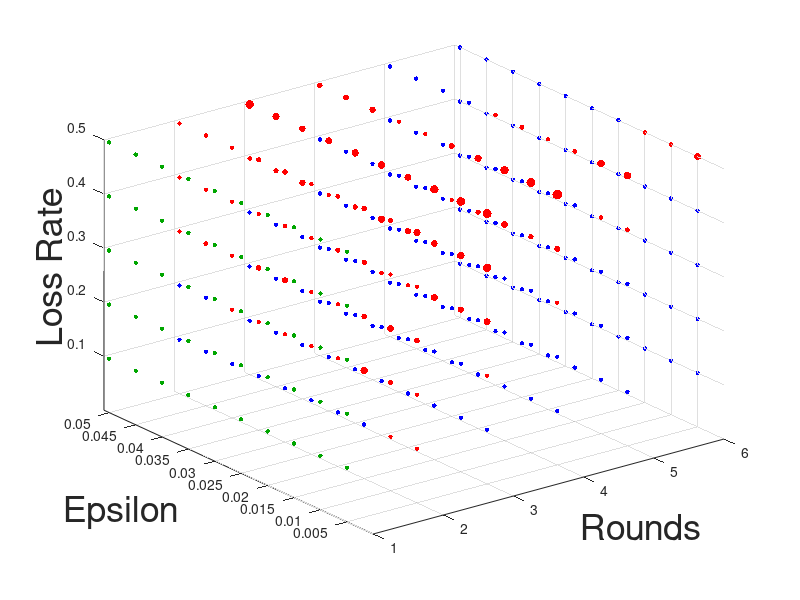

The MATLAB script that drew this image: (Note: this script raises an error after producing the figure.)
clc; clear;

% Load data generated by mdpopt
mdpsol = importdata('mdpcarqresults.txt',' ');

% Determine the best value of K for each nRounds, epsilon, per operating pt 
kvals = mdpsol(:,1);
klen  = length(kvals);
kMin  = mdpsol(1,1);
kMax  = mdpsol(klen,1);
nBlks = kMax - kMin + 1;
blkSz = klen / nBlks;

bestmdp = mdpsol(1:blkSz,:);
for i=kMin+1:kMax
    test = mdpsol((i-kMin)*blkSz+1:(i-kMin+1)*blkSz,:);
    for j=1:blkSz
        if (test(j,6) > bestmdp(j,6))
            bestmdp(j,:) = test(j,:);
        end
    end
end

% Load data generated by aecsim
aecsol = importdata('aeccarqresults.txt',' ');

% Determine the best value of K for each nRounds, epsilon, per operating pt 
kvals = aecsol(:,1);
klen  = length(kvals);
kMin  = aecsol(1,1);
kMax  = aecsol(klen,1);
nBlks = kMax - kMin + 1;
blkSz = klen / nBlks;

bestaec = aecsol(1:blkSz,:);
for i=kMin+1:kMax
    test = aecsol((i-kMin)*blkSz+1:(i-kMin+1)*blkSz,:);
    for j=1:blkSz
        if (test(j,6) > bestaec(j,6))
            bestaec(j,:) = test(j,:);
        end
    end
end

delta=max((bestmdp(:,6)-bestaec(:,6)),0);

kvals = bestaec(:,1);
z     = bestaec(:,2); %% per
x     = bestaec(:,3); %% rounds
y     = bestaec(:,4); %% epsilon
sz    = delta;        %% difference in efficiency

% The following should be true and retrievable from the file
% epsilon = 0.005:0.005:0.05;
% rounds = 0:10;
% loss_rate = 0.1:0.1:0.5;

loss_rate = unique(z);
nLosses   = length(loss_rate);

rounds  = unique(x);
nRounds = length(rounds);

epsilon = unique(y);
nEps    = length(epsilon);

% Do a sanity check on the block size
if (nLosses * nRounds * nEps ~= blkSz)
    fprintf('Data sizes do not match. Exiting\n');
    return;
end

% Use a circle for FEC and Coded ARQ; square for ARQ
%shapes = ['o', 's'];

% Use a circles for everything
shapes = ['o', 'o'];

% Use red for Coded ARQ, blue for ARQ and green for FEC
% colors = ['r', 'g', 'b'];
colors = [[1, 0, 0]; [0, 0.65, 0]; [0, 0, 1]];

for i=1:blkSz
    % FEC
    if (x(i) == 1)
        color(i) = 2;
        shape(i) = 1;
    end
    % Coded ARQ or ARQ
    if (x(i) >= 2)
        color(i) = 1;
        shape(i) = 1;
    end
    % ARQ
    per = z(i);
    rnd = x(i);
    eps = y(i);
    if (per^rnd < eps)
        color(i) = 3;
        shape(i) = 2;
    end
end

% Normalize dot diameter so it's between sz_min and sz_max
e_min = min(sz);
e_max = max(sz);
sz_min = 10;
sz_max = 50;
sz = (sz-e_min)*(sz_max-sz_min)/(e_max-e_min)+sz_min;

s = scatter3(0,0,0,0.1);
axis([-0.2 10.2 0 max(epsilon)+.001 0 0.52]);
hold on;
% scatter3 cannot take color and shape vectors, so loop over the
% combinations and update one at a time
for sh = 1:2
    for c = 1:3
        idx = find(shape==sh &color==c);
        scatter3(x(idx),y(idx),z(idx),sz(idx), colors(c,:), ...
            shapes(sh),'filled');
    end
end
xlabel('Rounds', 'FontSize', 26);
ylabel('Epsilon','FontSize', 26);
zlabel('Loss Rate','FontSize', 26);
xlim([1,6]);
zlim([0,0.5]);

xticks(rounds);
yticks(epsilon);
zticks(loss_rate);
ax = ancestor(s, 'axes');
xrule = ax.XAxis;
yrule = ax.YAxis;
zrule = ax.ZAxis;
xrule.FontSize = 8;
yrule.FontSize = 8;
zrule.FontSize = 8;
yrule.TickLabelRotation = 45;
ax.FontWeight = 'bold';
%grid('off');
set(gcf,'color','w')
rotate3d on;
xlim([1,6]);
view(-48.6,5.9);
